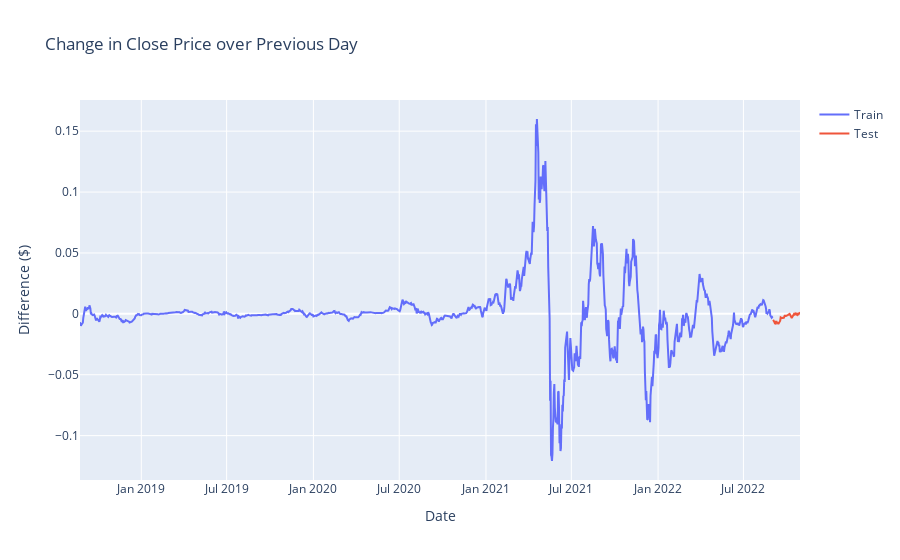

Notebook cell for this chart:
### Markdown cell above
#### The chart below will graph the seasonal difference in the trend!

### Code cell
fig = go.Figure()
fig.add_trace(go.Scatter(x=train.index, y=train, mode='lines', name="Train"))
fig.add_trace(go.Scatter(x=test.index, y=test, mode='lines', name="Test"))
fig.update_layout(
    yaxis_title="Difference ($)", 
    xaxis_title="Date",
    title="Change in Close Price over Previous Day"
)
fig.show()
